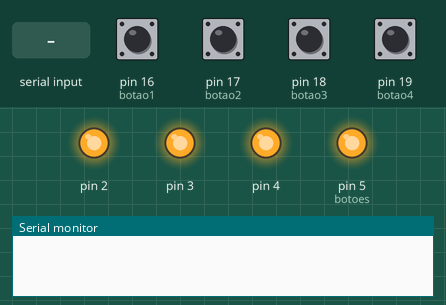
Recording of a sketch running on a simulated Arduino Uno, built with avr-gcc and run on an emulated ATmega328P. Parts: output pins drawn as LEDs (lit = HIGH), the last lines printed to the serial monitor. Inputs (shaded band) come from the test bench; at power-on: pin 16 (botao1), pin 17 (botao2), pin 18 (botao3), pin 19 (botao4) HIGH.

Above: at 1.2 s.
1.3 s: "led1" received over Serial
At 3.1 s:
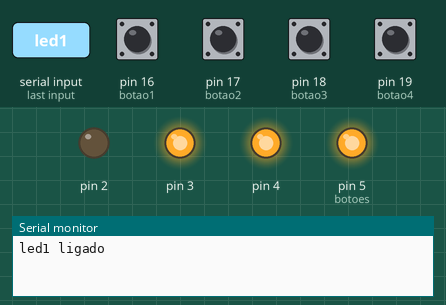
3.8 s: pin 17 (botao2) pulled LOW for 0.15 s
At 4.1 s:
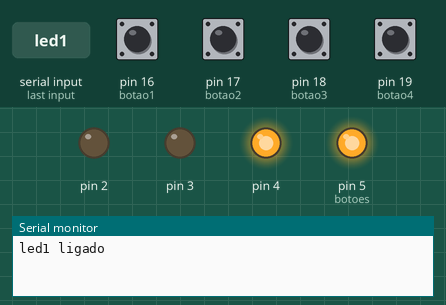
5.4 s: pin 16 (botao1) pulled LOW for 0.15 s
At 6.5 s:
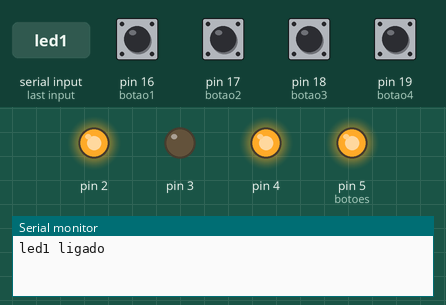
7.0 s: pin 18 (botao3) pulled LOW for 0.15 s
At 7.8 s:
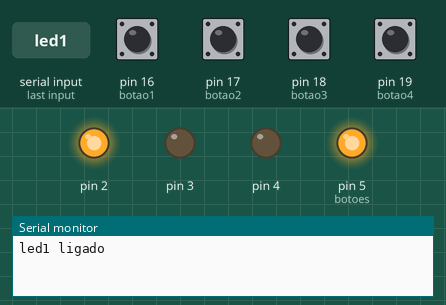
8.6 s: "led2" received over Serial
At 10.8 s:
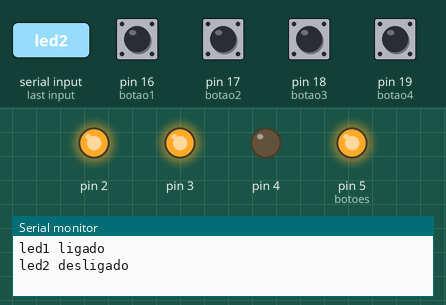
11.1 s: pin 19 (botao4) pulled LOW for 0.15 s
At 12.1 s:
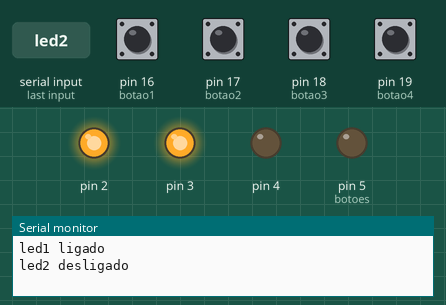
Timing chart, 0 to 13.7 s (numbered marks = the images above; inputs shaded):
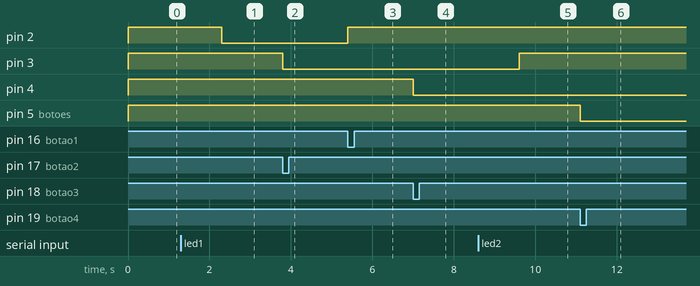

Measured:
- after the input at 1.3 s, pin 2: HIGH → LOW after 1.0 s
- after the input at 3.8 s, pin 3: HIGH → LOW at once
- after the input at 5.4 s, pin 2: LOW → HIGH at once
- after the input at 7.0 s, pin 4: HIGH → LOW at once
- after the input at 8.6 s, pin 3: LOW → HIGH after 1.0 s
- after the input at 11.1 s, pin 5 (botoes): HIGH → LOW at once

The sketch:

1.0.ino
```cpp
String lerSerial = "0";
int botao1 = 16;
int botao2 = 17;
int botao3 = 18;
int botao4 = 19;
bool lerBotao1;
bool lerBotao2 ;
bool lerBotao3 ;
bool lerBotao4 ;

void setup() {

  pinMode(2, OUTPUT);
  pinMode(3, OUTPUT);
  pinMode(4, OUTPUT);
  pinMode(5, OUTPUT);  // botoes

 digitalWrite(2, HIGH);
 digitalWrite(3, HIGH);
 digitalWrite(4, HIGH);
 digitalWrite(5, HIGH);

pinMode(16, INPUT_PULLUP);  //A2
pinMode(17, INPUT_PULLUP);  //A3
pinMode(18, INPUT_PULLUP);  //A4
pinMode(19, INPUT_PULLUP);  //A5


  Serial.begin(9600);     // opens serial port, sets data rate to 9600 bps
}

void loop() {

 lerBotao1 = digitalRead(botao1);
 lerBotao2 = digitalRead(botao2);
 lerBotao3 = digitalRead(botao3);
 lerBotao4 = digitalRead(botao4);

  if ( lerBotao1 == LOW)
  {
    digitalWrite(2, !digitalRead(2));
    delay(1000);
  }

  if (lerBotao2 == LOW)
  {
    digitalWrite(3, !digitalRead(3));
    delay(1000);
  }

  if (lerBotao3 == LOW)
  {
    digitalWrite(4, !digitalRead(4));
    delay(1000);
  }

  if (lerBotao4 == LOW)
  {
    digitalWrite(5, !digitalRead(5));
    delay(1000);
  }


  if (Serial.available() > 0) {
    lerSerial = Serial.readString();
 //   Serial.print("I received: ");
 //   Serial.println(lerSerial);
  }
  {
    if (lerSerial == "led1") {
      digitalWrite(2, !digitalRead(2));
      lerSerial = "0";
      if (digitalRead(2) == HIGH) {
        Serial.println("led1 desligado");}
        else if (digitalRead(2) == LOW) {
        Serial.println("led1 ligado");}
    }

    else if (lerSerial == "led2") {
      digitalWrite(3, !digitalRead(3));
      lerSerial = "0";
      if (digitalRead(3) == HIGH) {
        Serial.println("led2 desligado");}
        else if (digitalRead(3) == LOW) {
        Serial.println("led2 ligado");}
    }

    else if (lerSerial == "led3") {
      digitalWrite(4, !digitalRead(4));
      lerSerial = "0";
      if (digitalRead(4) == HIGH) {
        Serial.println("led3 desligado");}
        else if (digitalRead(4) == LOW) {
        Serial.println("led3 ligado");}
    }

    else if (lerSerial == "led4") {
      digitalWrite(5, !digitalRead(5));
      lerSerial = "0";
      if (digitalRead(5) == HIGH) {
        Serial.println("led4 desligado");}
        else if (digitalRead(5) == LOW) {
        Serial.println("led4 ligado");}

    }


  }

}
```
